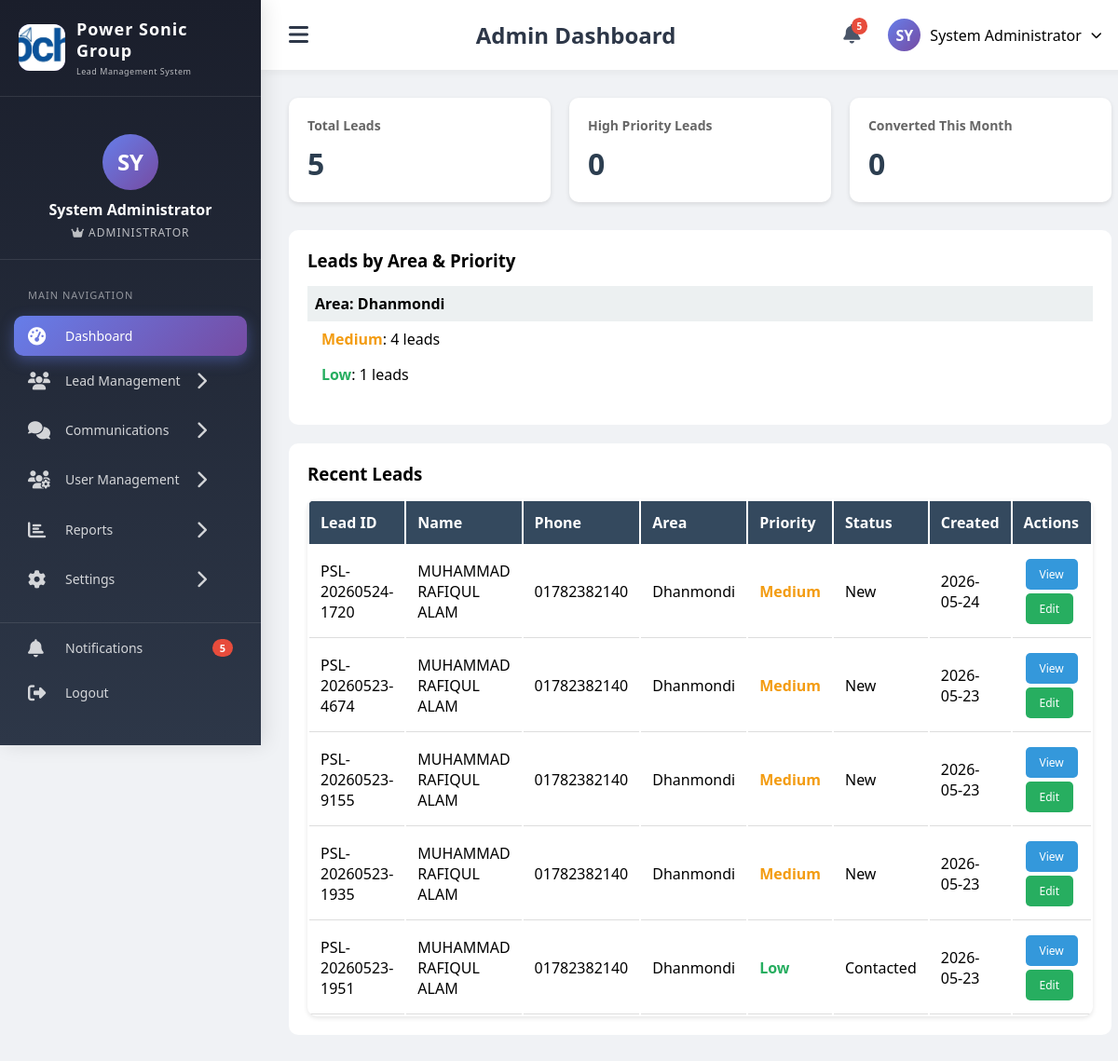
/dashboard.php (signed in), run on the app's committed database.
### tables this page shows
CREATE TABLE `company_settings` (
  `id` int(11) NOT NULL,
  `company_name` varchar(200) NOT NULL DEFAULT 'Power Sonic',
  `company_logo` varchar(500) DEFAULT NULL,
  `company_favicon` varchar(500) DEFAULT NULL,
  `company_email` varchar(100) DEFAULT NULL,
  `company_phone` varchar(50) DEFAULT NULL,
  `company_mobile` varchar(50) DEFAULT NULL,
  `company_address` text DEFAULT NULL,
  `company_city` varchar(100) DEFAULT NULL,
  `company_state` varchar(100) DEFAULT NULL,
  `company_country` varchar(100) DEFAULT 'Bangladesh',
  `company_postal_code` varchar(20) DEFAULT NULL,
  `company_website` varchar(200) DEFAULT NULL,
  `company_business_hours` text DEFAULT NULL,
  `company_social_facebook` varchar(255) DEFAULT NULL,
  `company_social_linkedin` varchar(255) DEFAULT NULL,
  `company_social_twitter` varchar(255) DEFAULT NULL,
  `company_social_instagram` varchar(255) DEFAULT NULL,
  `company_registration_no` varchar(100) DEFAULT NULL,
  `company_tax_id` varchar(100) DEFAULT NULL,
  `company_bin_no` varchar(100) DEFAULT NULL,
  `bank_name` varchar(200) DEFAULT NULL,
  `bank_account_name` varchar(200) DEFAULT NULL,
  `bank_account_number` varchar(100) DEFAULT NULL,
  `bank_routing_number` varchar(50) DEFAULT NULL,
  `footer_text` varchar(500) DEFAULT NULL,
  `invoice_prefix` varchar(20) DEFAULT 'INV',
  `currency_symbol` varchar(10) DEFAULT 'BDT',
  `date_format` varchar(20) DEFAULT 'Y-m-d',
  `timezone` varchar(50) DEFAULT 'Asia/Dhaka',
  `created_at` timestamp NOT NULL DEFAULT current_timestamp(),
  `updated_at` timestamp NOT NULL DEFAULT current_timestamp() ON UPDATE current_timestamp()
);

CREATE TABLE `leads` (
  `id` int(11) NOT NULL,
  `lead_unique_id` varchar(20) NOT NULL,
  `user_custom_id` varchar(50) DEFAULT NULL,
  `name` varchar(100) NOT NULL,
  `email` varchar(100) DEFAULT NULL,
  `phone` varchar(20) NOT NULL,
  `area` varchar(100) NOT NULL,
  `address` text DEFAULT NULL,
  `country` varchar(50) DEFAULT 'Bangladesh',
  `district` varchar(100) DEFAULT NULL,
  `police_station` varchar(100) DEFAULT NULL,
  `post_office` varchar(100) DEFAULT NULL,
  `google_map_link` text DEFAULT NULL,
  `latitude` varchar(50) DEFAULT NULL,
  `longitude` varchar(50) DEFAULT NULL,
  `priority` enum('High','Medium','Low') DEFAULT 'Medium',
  `lead_stage` varchar(50) DEFAULT 'Lead',
  `expected_amount` decimal(10,2) DEFAULT 0.00,
  `currency` varchar(3) DEFAULT 'BDT',
  `probability` int(11) DEFAULT 0,
  `next_followup_date` date DEFAULT NULL,
  `last_contact_date` date DEFAULT NULL,
  `won_date` date DEFAULT NULL,
  `lost_reason` text DEFAULT NULL,
  `status` enum('New','Contacted','Negotiation','Converted','Lost') DEFAULT 'New',
  `created_by` int(11) DEFAULT NULL,
  `created_at` timestamp NOT NULL DEFAULT current_timestamp(),
  `updated_at` timestamp NOT NULL DEFAULT current_timestamp() ON UPDATE current_timestamp()
);

### config.php (called while the page is built, shortened)
<?php
function isAdmin() {
    return isset($_SESSION['role']) && $_SESSION['role'] === 'admin';
}
?>

### dashboard.php (the view, shortened to what this page needs)
<?php
require_once 'config.php';
require_once 'includes/header.php';
$totalLeads = $pdo->query("SELECT COUNT(*) FROM leads")->fetchColumn();
$highPriority = $pdo->query("SELECT COUNT(*) FROM leads WHERE priority = 'High'")->fetchColumn();
$convertedThisMonth = $pdo->query("SELECT COUNT(*) FROM leads WHERE status = 'Converted' AND MONTH(created_at) = MONTH(CURRENT_DATE())")->fetchColumn();
$areaWiseLeads = $pdo->query("SELECT area, priority, COUNT(*) as count FROM leads GROUP BY area, priority ORDER BY area, FIELD(priority, 'High', 'Medium', 'Low')")->fetchAll();
$recentLeads = $pdo->query("SELECT * FROM leads ORDER BY created_at DESC LIMIT 10")->fetchAll();
?>
<div class="stats-grid">
    <div class="stat-card">
        <h3>Total Leads</h3>
        <div class="number"><?php echo $totalLeads; ?></div>
    </div>
    <div class="stat-card">
        <h3>High Priority Leads</h3>
        <div class="number"><?php echo $highPriority; ?></div>
    </div>
    <div class="stat-card">
        <h3>Converted This Month</h3>
        <div class="number"><?php echo $convertedThisMonth; ?></div>
    </div>
</div>
<div style="background: white; border-radius: 10px; padding: 20px; margin-bottom: 20px;">
    <h3 style="margin-bottom: 15px;">Leads by Area & Priority</h3>
    <?php
    $currentArea = '';
    foreach($areaWiseLeads as $row):
        if($currentArea != $row['area']):
            $currentArea = $row['area'];
            echo '<div style="margin-bottom: 15px;">';
            echo '<strong style="background: #ecf0f1; padding: 8px; display: block;">Area: ' . htmlspecialchars($row['area']) . '</strong>';
        endif;
        $priorityClass = 'priority-' . strtolower($row['priority']);
        echo '<div style="padding: 8px 15px;">';
        echo '<span class="' . $priorityClass . '">' . $row['priority'] . '</span>: ';
        echo $row['count'] . ' leads';
        echo '</div>';
    endforeach;
    echo '</div>';
    ?>
</div>
<div style="background: white; border-radius: 10px; padding: 20px;">
    <h3 style="margin-bottom: 15px;">Recent Leads</h3>
    <table class="data-table">
        <thead>
            <tr>
                <th>Lead ID</th>
                <th>Name</th>
                <th>Phone</th>
                <th>Area</th>
                <th>Priority</th>
                <th>Status</th>
                <th>Created</th>
                <th>Actions</th>
            </tr>
        </thead>
        <tbody>
            <?php foreach($recentLeads as $lead): ?>
            <tr>
                <td><?php echo $lead['lead_unique_id']; ?></td>
                <td><?php echo htmlspecialchars($lead['name']); ?></td>
                <td><?php echo $lead['phone']; ?></td>
                <td><?php echo htmlspecialchars($lead['area']); ?></td>
                <td class="priority-<?php echo strtolower($lead['priority']); ?>"><?php echo $lead['priority']; ?></td>
                <td><?php echo $lead['status']; ?></td>
                <td><?php echo date('Y-m-d', strtotime($lead['created_at'])); ?></td>
                <td>
                    <a href="view_lead.php?id=<?php echo $lead['id']; ?>" class="btn">View</a>
                    <a href="edit_lead.php?id=<?php echo $lead['id']; ?>" class="btn btn-success">Edit</a>
                </td>
            </tr>
            <?php endforeach; ?>
        </tbody>
    </table>
</div>
<?php
require_once 'includes/footer.php';
?>

### includes/header.php (shortened to what this page needs)
<?php
$stmt = $pdo->query("SELECT company_name, company_logo, company_favicon FROM company_settings LIMIT 1");
$company_settings = $stmt->fetch();
$notif_count = 0;
if (isLoggedIn() && isset($pdo)) {
    $stmt = $pdo->prepare("SELECT COUNT(*) FROM notifications WHERE user_id = ? AND is_read = 0");
    $stmt->execute([$_SESSION['user_id']]);
    $notif_count = $stmt->fetchColumn();
}
$current_page = basename($_SERVER['PHP_SELF']);
?>
<!DOCTYPE html>
<html lang="en">
<head>
    <link rel="stylesheet" href="https://cdnjs.cloudflare.com/ajax/libs/font-awesome/6.4.0/css/all.min.css">
</head>
<body>
    <div class="crm-wrapper">
        <div class="sidebar" id="sidebar">
            <div class="sidebar-header">
                <div class="logo-container">
                    <?php if(!empty($company_settings['company_logo']) && file_exists($company_settings['company_logo'])): ?>
                        <div class="logo-img">
                            <img src="<?php echo $company_settings['company_logo']; ?>" alt="Company Logo">
                        </div>
                    <?php else: ?>
                        <div class="logo-icon">
                            <i class="fas fa-bolt"></i>
                        </div>
                    <?php endif; ?>
                    <div class="logo-text">
                        <h3><?php echo htmlspecialchars($company_settings['company_name']); ?></h3>
                        <div class="company-tagline">Lead Management System</div>
                    </div>
                </div>
            </div>
            <div class="user-profile">
                <div class="avatar">
                    <?php echo strtoupper(substr($_SESSION['full_name'] ?? 'U', 0, 2)); ?>
                </div>
                <div class="user-name"><?php echo $_SESSION['full_name'] ?? 'User'; ?></div>
                <div class="user-role">
                    <i class="fas <?php echo isAdmin() ? 'fa-crown' : 'fa-user-check'; ?>"></i>
                    <?php
                    $role_display = isAdmin() ? 'Administrator' : (isFieldAgent() ? 'Field Agent' : 'User');
                    echo $role_display;
                    ?>
                </div>
            </div>
            <div class="menu-section">
                <div class="menu-section-title">MAIN NAVIGATION</div>
                <a href="<?php echo isAdmin() ? 'dashboard.php' : 'agent_dashboard.php'; ?>" class="menu-item <?php echo ($current_page == 'dashboard.php' || $current_page == 'agent_dashboard.php') ? 'active' : ''; ?>">
                    <i class="fas fa-tachometer-alt"></i>
                    <span class="menu-text">Dashboard</span>
                </a>
                <div class="menu-item has-submenu" onclick="toggleSubmenu(this)">
                    <i class="fas fa-users"></i>
                    <span class="menu-text">Lead Management</span>
                    <i class="fas fa-chevron-right toggle-icon"></i>
                </div>
                <div class="menu-item has-submenu" onclick="toggleSubmenu(this)">
                    <i class="fas fa-comments"></i>
                    <span class="menu-text">Communications</span>
                    <i class="fas fa-chevron-right toggle-icon"></i>
                </div>
                <?php if(isAdmin()): ?>
                <div class="menu-item has-submenu" onclick="toggleSubmenu(this)">
                    <i class="fas fa-users-cog"></i>
                    <span class="menu-text">User Management</span>
                    <i class="fas fa-chevron-right toggle-icon"></i>
                </div>
                <?php endif; ?>
                <?php if(isAdmin()): ?>
                <div class="menu-item has-submenu" onclick="toggleSubmenu(this)">
                    <i class="fas fa-chart-bar"></i>
                    <span class="menu-text">Reports</span>
                    <i class="fas fa-chevron-right toggle-icon"></i>
                </div>
                <?php endif; ?>
                <div class="menu-item has-submenu" onclick="toggleSubmenu(this)">
                    <i class="fas fa-cog"></i>
                    <span class="menu-text">Settings</span>
                    <i class="fas fa-chevron-right toggle-icon"></i>
                </div>
            </div>
            <div class="menu-section" style="margin-top: auto; border-top: 1px solid rgba(255,255,255,0.1);">
                <a href="notifications.php" class="menu-item <?php echo $current_page == 'notifications.php' ? 'active' : ''; ?>">
                    <i class="fas fa-bell"></i>
                    <span class="menu-text">Notifications</span>
                    <?php if($notif_count > 0): ?>
                    <span class="menu-badge"><?php echo $notif_count; ?></span>
                    <?php endif; ?>
                </a>
                <a href="logout.php" class="menu-item">
                    <i class="fas fa-sign-out-alt"></i>
                    <span class="menu-text">Logout</span>
                </a>
            </div>
        </div>
        <div class="main-content" id="mainContent">
            <div class="top-nav">
                <button class="toggle-sidebar" onclick="toggleSidebar()">
                    <i class="fas fa-bars"></i>
                </button>
                <div class="page-title">
                    <?php
                    $page_titles = [
                        'dashboard.php' => 'Admin Dashboard',
                        'agent_dashboard.php' => 'Field Agent Dashboard',
                        'add_lead.php' => 'Add New Lead',
                        'view_leads.php' => 'Lead Management',
                        'view_lead.php' => 'Lead Details',
                        'edit_lead.php' => 'Edit Lead',
                        'agent_reports.php' => 'Performance Reports',
                        'notifications.php' => 'Notifications',
                        'profile.php' => 'My Profile',
                        'change_password.php' => 'Change Password',
                        'manage_users.php' => 'User Management',
                        'add_user.php' => 'Add New User',
                        'user_activity.php' => 'User Activity Log'
                    ];
                    echo $page_titles[$current_page] ?? 'Power Sonic CRM';
                    ?>
                </div>
                <div class="top-nav-right">
                    <div class="notification-icon" onclick="window.location.href='notifications.php'">
                        <i class="fas fa-bell"></i>
                        <?php if($notif_count > 0): ?>
                        <span class="notification-badge"><?php echo $notif_count; ?></span>
                        <?php endif; ?>
                    </div>
                    <div class="user-menu" onclick="window.location.href='profile.php'">
                        <div class="user-avatar-small">
                            <?php echo strtoupper(substr($_SESSION['full_name'] ?? 'U', 0, 2)); ?>
                        </div>
                        <span><?php echo $_SESSION['full_name'] ?? 'User'; ?></span>
                        <i class="fas fa-chevron-down" style="font-size: 12px;"></i>
                    </div>
                </div>
            </div>
            <div class="content-area">

### includes/footer.php (shortened to what this page needs)
            </div>
        </div>
    </div>
</body>
</html>

### data on the page
company_settings: company_logo (picture), company_name "Power Sonic Group"
leads: lead_unique "PSL-20260524-1720", name "MUHAMMAD RAFIQUL ALAM", phone "01782382140", area "Dhanmondi", priority "Medium", status "New", created_at "2026-05-24"
leads: lead_unique "PSL-20260523-4674", name "MUHAMMAD RAFIQUL ALAM", phone "01782382140", area "Dhanmondi", priority "Medium", status "New", created_at "2026-05-23"
leads: lead_unique "PSL-20260523-9155", name "MUHAMMAD RAFIQUL ALAM", phone "01782382140", area "Dhanmondi", priority "Medium", status "New", created_at "2026-05-23"
leads: lead_unique "PSL-20260523-1935", name "MUHAMMAD RAFIQUL ALAM", phone "01782382140", area "Dhanmondi", priority "Medium", status "New", created_at "2026-05-23"
leads: lead_unique "PSL-20260523-1951", name "MUHAMMAD RAFIQUL ALAM", phone "01782382140", area "Dhanmondi", priority "Low", status "Contacted", created_at "2026-05-23"

### other printed values
substr($_SESSION['full_name'] ?? 'U', 0, 2) "SY"
$_SESSION['full_name'] "System Administrator"
$role_display "ADMINISTRATOR"
$notif_count "5"
$page_titles[$current_page] "Admin Dashboard"
$totalLeads "5"
$highPriority "0"
$convertedThisMonth "0"
$row['area'] "Dhanmondi"
$row['priority'] "Medium"
$row['count'] "4"
$row['priority'] "Low"
$row['count'] "1"
